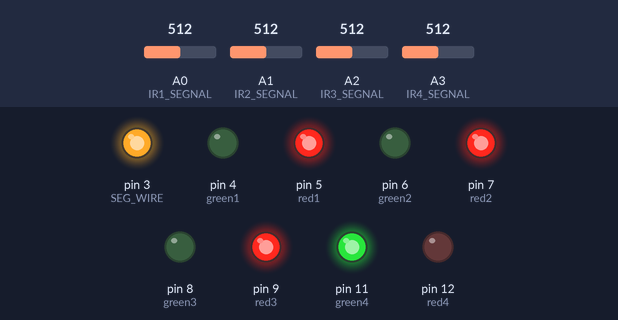
The sketch below on a simulated Arduino Uno, built with avr-gcc and run on an emulated ATmega328P. On the bench: output pins drawn as LEDs (lit = HIGH). The test bench sets the inputs (shaded band); at power-on: A0 (IR1_SEGNAL) = 512, A1 (IR2_SEGNAL) = 512, A2 (IR3_SEGNAL) = 512, A3 (IR4_SEGNAL) = 512.

Above: at 1.2 s.
1.3 s: A0 (IR1_SEGNAL) set to 466
2.8 s: A0 (IR1_SEGNAL) set to 433
At 3.5 s:
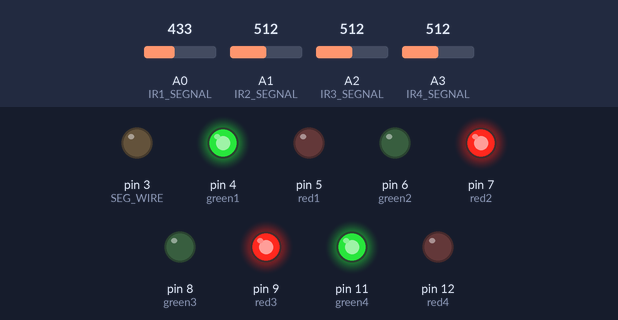
4.3 s: A1 (IR2_SEGNAL) set to 467
5.8 s: A1 (IR2_SEGNAL) set to 434
At 7.0 s:
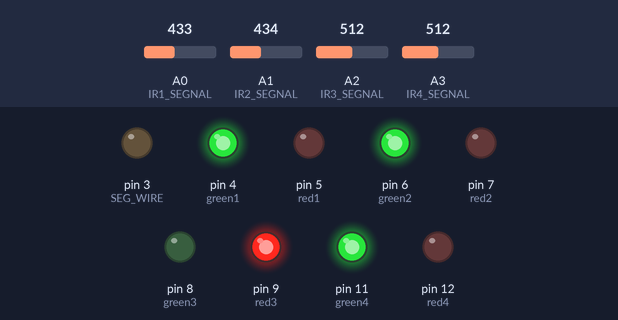
7.3 s: A2 (IR3_SEGNAL) set to 458
8.8 s: A2 (IR3_SEGNAL) set to 438
At 9.2 s:
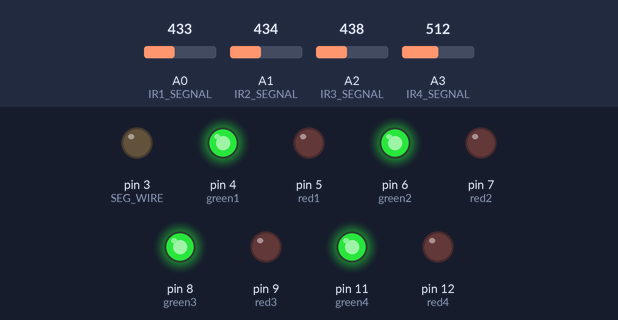
Timing chart, 0 to 11.3 s (numbered marks = the images above; inputs shaded):
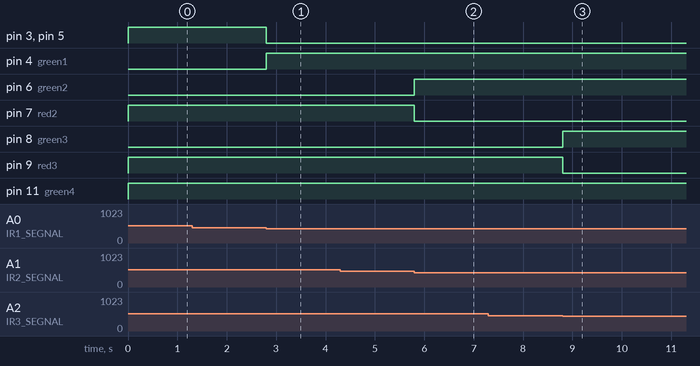

Measured:
- the behaviour switches between 451 and 450 on A0 (IR1_SEGNAL) (found by bisection; images 0 and 1)
- the behaviour switches between 451 and 450 on A1 (IR2_SEGNAL) (found by bisection; images 1 and 2)
- the behaviour switches between 451 and 450 on A2 (IR3_SEGNAL) (found by bisection; images 2 and 3)
- after the input at 1.3 s, every drawn part: stays the same
- after the input at 2.8 s, pin 3 (SEG_WIRE), pin 5 (red1): HIGH → LOW at once; pin 4 (green1): LOW → HIGH at once
- after the input at 4.3 s, every drawn part: stays the same
- after the input at 5.8 s, pin 6 (green2): LOW → HIGH at once; pin 7 (red2): HIGH → LOW at once
- after the input at 7.3 s, every drawn part: stays the same
- after the input at 8.8 s, pin 8 (green3): LOW → HIGH at once; pin 9 (red3): HIGH → LOW at once

The sketch:

Arduino.ino
```cpp
/******************************************************************
 * Documentation
 * Coded by m.Said (Alpha Arslan)
 * contacts: +201207903371 (WhatsApp available)
 * in : 25/1/2019
 * for: Anwer Al-Zuheiry
******************************************************************/

/**************************** Define *****************************/
//constants
#define       IR_SEG_THRESHOLD    450         //the value below which we consider a NO_CAR case

//pin coonection
#define       SEG_WIRE            3           //the wire carrying segnal to Raspberry

#define       IR1_SEGNAL          A0           //four sensors MUST stay in a row
#define       IR2_SEGNAL          A1
#define       IR3_SEGNAL          A2
#define       IR4_SEGNAL          A3

#define       green1              4             //Don't change LED connections without consultance
#define       red1                5

#define       green2              6
#define       red2                7

#define       green3              8
#define       red3                9

#define       green4              11
#define       red4                12

/************************* Global Var. ***************************/
uint8_t ir1 = 0 ;
uint8_t ir2 = 0 ;
uint8_t ir3 = 0 ;
uint8_t ir4 = 0 ;

/************************** Functions ****************************/
bool chick_ir(char);                  //takes the number of IR and returns True if there is a car on it + controls LEDs


/**************************** Setup() ****************************/
void setup(){
  pinMode(IR1_SEGNAL ,INPUT);
  pinMode(IR2_SEGNAL ,INPUT);
  pinMode(IR3_SEGNAL ,INPUT);
  pinMode(IR4_SEGNAL ,INPUT);

  pinMode(SEG_WIRE ,OUTPUT);

  pinMode(green1 ,OUTPUT);
  pinMode(red1   ,OUTPUT);
  pinMode(green2 ,OUTPUT);
  pinMode(red2   ,OUTPUT);
  pinMode(green3 ,OUTPUT);
  pinMode(red3   ,OUTPUT);
  pinMode(green4 ,OUTPUT);
  pinMode(red4   ,OUTPUT);
}
/**************************** loop() *****************************/
void loop(){
  ir1 = (chick_ir(1) ? 1 : 0 );
  ir2 = (chick_ir(2) ? 1 : 0 );
  ir3 = (chick_ir(3) ? 1 : 0 );
  ir4 = (chick_ir(4) ? 1 : 0 );

  digitalWrite(SEG_WIRE , (ir1+ir2+ir3+ir4)/4);
}

/*********************** Func. Definition *************************/
bool chick_ir(char index){
  if(analogRead(IR1_SEGNAL + index -1) > IR_SEG_THRESHOLD){
    digitalWrite(red1 + (index -1)*2  ,HIGH);
    digitalWrite(green1 + (index -1)*2  ,LOW);
    return 1 ;
  }

  digitalWrite(red1 + (index -1)*2  ,LOW);
  digitalWrite(green1 + (index -1)*2  ,HIGH);
  return 0;
}
```
